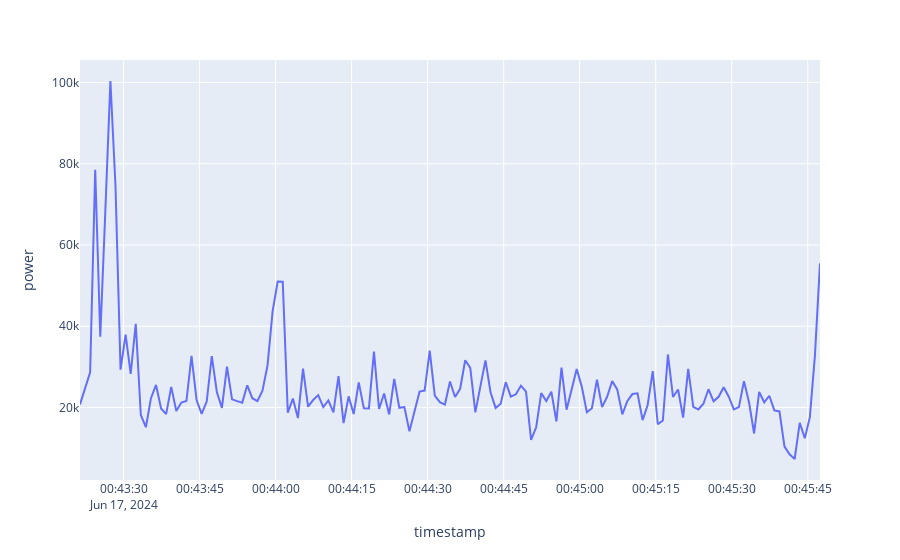

The notebook cell saved with this chart:
### Code cell
px.line(data[data.timestamp > "2024-06-17 00:42:28.049" ], 'timestamp', 'power')

### Figure 1 — Plotly figure (JSON) as saved in the notebook; plotly's stock layout.template omitted (floating-point values rounded to 4 significant figures; data arrays with more than 128 entries replaced by an {"elided": "..."} marker saying what was removed)
{"data": [{"hovertemplate": "timestamp=%{x}<br>power=%{y}<extra></extra>", "legendgroup": "", "line": {"color": "#636efa", "dash": "solid"}, "marker": {"symbol": "circle"}, "mode": "lines", "name": "", "orientation": "v", "showlegend": false, "type": "scatter", "x": {"elided": "147 str values"}, "xaxis": "x", "y": {"elided": "147 float values"}, "yaxis": "y"}], "layout": {"legend": {"tracegroupgap": 0}, "margin": {"t": 60}, "xaxis": {"anchor": "y", "domain": [0, 1], "title": {"text": "timestamp"}}, "yaxis": {"anchor": "x", "domain": [0, 1], "title": {"text": "power"}}}}
